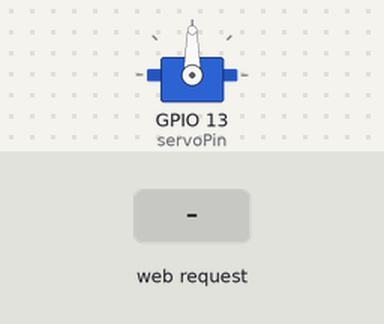
Simulated run of this sketch. Board: ESP32. Parts: servo. The inputs (shaded band) are chosen by the test bench. WiFi joins after 1.5 s; servers stay silent unless stated; what the sketch prints to the serial monitor is not drawn.

Above: at 2.7 s.
2.8 s: HTTP request GET /?value= received
At 3.6 s:
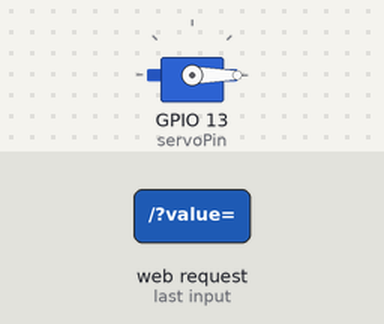
Timing chart, 0 to 5.8 s (numbered marks = the images above; inputs shaded):
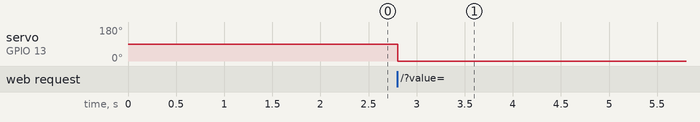

The sketch:

servo-server.ino
```cpp
#include <WiFi.h>
#include <ESP32Servo.h>

Servo myservo;  // create servo object to control a servo
// twelve servo objects can be created on most boards

// GPIO the servo is attached to
static const int servoPin = 13;

// Replace with your network credentials
const char* ssid     = "Crazy Frog";
const char* password = "Stravinsky1913";

// Set web server port number to 80
WiFiServer server(80);

// Variable to store the HTTP request
String header;

// Decode HTTP GET value
String valueString = String(5);
int pos1 = 0;
int pos2 = 0;

// Current time
unsigned long currentTime = millis();
// Previous time
unsigned long previousTime = 0;
// Define timeout time in milliseconds (example: 2000ms = 2s)
const long timeoutTime = 2000;

void setup() {
  Serial.begin(115200);

  myservo.attach(servoPin);  // attaches the servo on the servoPin to the servo object

  // Connect to Wi-Fi network with SSID and password
  Serial.print("Connecting to ");
  Serial.println(ssid);
  WiFi.begin(ssid, password);
  while (WiFi.status() != WL_CONNECTED) {
    delay(500);
    Serial.print(".");
  }
  // Print local IP address and start web server
  Serial.println("");
  Serial.println("WiFi connected.");
  Serial.println("IP address: ");
  Serial.println(WiFi.localIP());
  server.begin();
}

void loop() {
  WiFiClient client = server.available();   // Listen for incoming clients

  if (client) {                             // If a new client connects,
    currentTime = millis();
    previousTime = currentTime;
    Serial.println("New Client.");          // print a message out in the serial port
    String currentLine = "";                // make a String to hold incoming data from the client
    while (client.connected() && currentTime - previousTime <= timeoutTime) { // loop while the client's connected
      currentTime = millis();
      if (client.available()) {             // if there's bytes to read from the client,
        char c = client.read();             // read a byte, then
        Serial.write(c);                    // print it out the serial monitor
        header += c;
        if (c == '\n') {                    // if the byte is a newline character
          // if the current line is blank, you got two newline characters in a row.
          // that's the end of the client HTTP request, so send a response:
          if (currentLine.length() == 0) {
            // HTTP headers always start with a response code (e.g. HTTP/1.1 200 OK)
            // and a content-type so the client knows what's coming, then a blank line:
            client.println("HTTP/1.1 200 OK");
            client.println("Content-type:text/html");
            client.println("Connection: close");
            client.println();

            // Display the HTML web page
            client.println("<!DOCTYPE html><html>");
            client.println("<head><meta name=\"viewport\" content=\"width=device-width, initial-scale=1\">");
            client.println("<link rel=\"icon\" href=\"data:,\">");
            // CSS to style the on/off buttons
            // Feel free to change the background-color and font-size attributes to fit your preferences
            client.println("<style>body { text-align: center; font-family: \"Trebuchet MS\", Arial; margin-left:auto; margin-right:auto;}");
            client.println(".slider { width: 300px; } .button { display: inline-block; padding: 10px 20px; font-size: 20px; cursor: pointer; text-align: center; text-decoration: none; outline: none; color: #fff; background-color: #4CAF50; border: none; border-radius: 15px; box-shadow: 0 9px #999;}");
            client.println(".button:hover {background-color: #3e8e41} .button:active { background-color: #3e8e41; box-shadow: 0 5px #666; transform: translateY(4px); } </style>");
            client.println("<script src=\"https://ajax.googleapis.com/ajax/libs/jquery/3.3.1/jquery.min.js\"></script>");

            // Web Page
            client.println("</head><body><h1>Servo Control Center</h1>");
            client.println("<p>Position: <span id=\"servoPos\"></span></p>");
            client.println("<input type=\"range\" min=\"0\" max=\"180\" class=\"slider\" id=\"servoSlider\" onchange=\"servo(this.value)\" value=\""+valueString+"\"/>");
            client.println("<br/><br/>");
            client.println("<button class=\"button\" id=\"upButton\">Up</button>");
            client.println("<button class=\"button\" id=\"downButton\">Down</button>");
            client.println("<br/><br/>");
            client.println("<button class=\"button\" id=\"button_25\" style=\"background-color: green; color: white;\">25%</button>");
            client.println("<button class=\"button\" id=\"button_50\" style=\"background-color: green; color: white;\">50%</button>");
            client.println("<button class=\"button\" id=\"button_75\" style=\"background-color: green; color: white;\">75%</button>");
            client.println("<button class=\"button\" id=\"maxButton\" style=\"background-color: green; color: white;\">MAX</button>");
            client.println("<br/><br/>");
            client.println("<button class=\"button\" id=\"killButton\" style=\"background-color: red; color: white; padding: 20px 40px; font-size: 24px;\">KILL</button>");
            client.println("<script>var slider = document.getElementById(\"servoSlider\");");
            client.println("var servoP = document.getElementById(\"servoPos\"); servoP.innerHTML = slider.value;");
            client.println("slider.oninput = function() { slider.value = this.value; servoP.innerHTML = this.value; servo(this.value); }");
            client.println("$.ajaxSetup({timeout:1000}); function servo(pos) { ");
            client.println("$.get(\"/?value=\" + pos + \"&\"); {Connection: close};}");
            client.println("document.getElementById(\"upButton\").addEventListener(\"click\", function() { adjustServo(10); });");
            client.println("document.getElementById(\"downButton\").addEventListener(\"click\", function() { adjustServo(-10); });");
            client.println("document.getElementById(\"button_25\").addEventListener(\"click\", function() { slider.value = 45; servoP.innerHTML = 45; servo(45); });");
            client.println("document.getElementById(\"button_50\").addEventListener(\"click\", function() { slider.value = 90; servoP.innerHTML = 90; servo(90); });");
            client.println("document.getElementById(\"button_75\").addEventListener(\"click\", function() { slider.value = 135; servoP.innerHTML = 135; servo(135); });");
            client.println("document.getElementById(\"maxButton\").addEventListener(\"click\", function() { slider.value = 180; servoP.innerHTML = 180; servo(180); });");
            client.println("document.getElementById(\"killButton\").addEventListener(\"click\", function() { slider.value = 0; servoP.innerHTML = 0; servo(0); });");
            client.println("function adjustServo(offset) { var newValue = parseInt(slider.value) + offset;");
            client.println("if (newValue < 0) { newValue = 0; }");   // Limit servo position to 0 if it goes below
            client.println("if (newValue > 180) { newValue = 180; }"); // Limit servo position to 180 if it goes above
            client.println("slider.value = newValue; servoP.innerHTML = newValue; servo(newValue); }");
            client.println("</script>");
            client.println("</body></html>");

            //GET /?value=180& HTTP/1.1
            if (header.indexOf("GET /?value=") >= 0) {
              pos1 = header.indexOf('=');
              pos2 = header.indexOf('&');
              valueString = header.substring(pos1 + 1, pos2);

              // Rotate the servo
              myservo.write(valueString.toInt());
              Serial.println(valueString);
            }

            // The HTTP response ends with another blank line
            client.println();
            // Break out of the while loop
            break;
          } else { // if you got a newline, then clear currentLine
            currentLine = "";
          }
        } else if (c != '\r') {  // if you got anything else but a carriage return character,
          currentLine += c;      // add it to the end of the currentLine
        }
      }
    }
    // Clear the header variable
    header = "";
    // Close the connection
    client.stop();
    Serial.println("Client disconnected.");
    Serial.println("");
  }
}
```

Measured:
- after the input at 2.8 s, servo on GPIO 13 (servoPin): 90° → 0° at once
